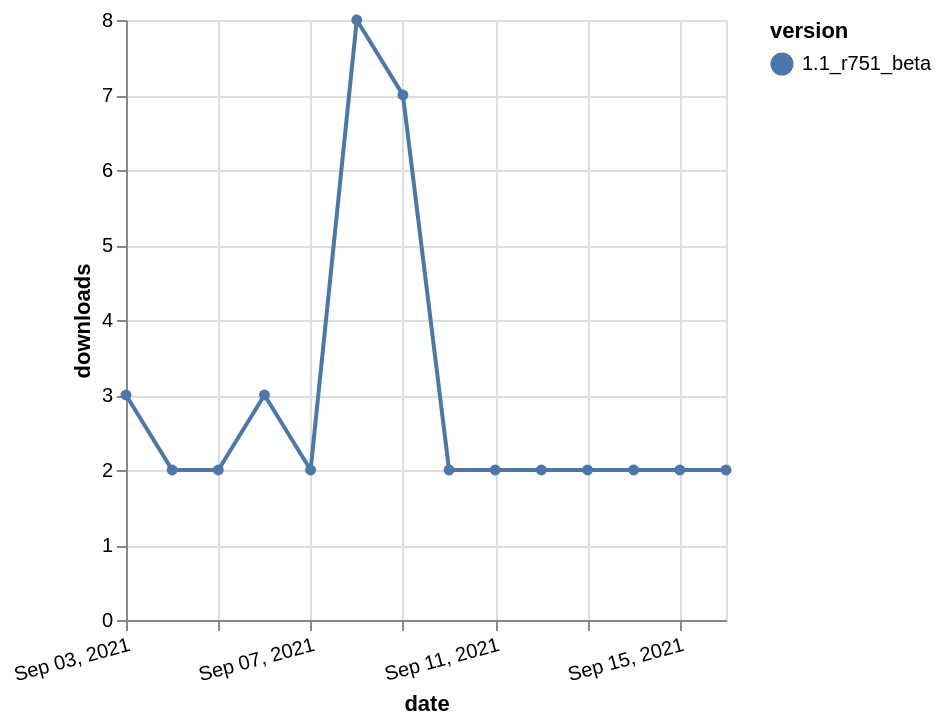

Write the Vega-Lite specification saved for this chart.
### Vega-Lite specification from a JSON file in a GitHub repository (floating-point values rounded to 4 significant figures)
{"$schema": "https://vega.github.io/schema/vega-lite/v5.json", "description": "A simple bar chart with embedded data.", "data": {"values": [{"date": "2021-09-03", "total": 4151, "delta": 3, "version": "1.1_r751_beta"}, {"date": "2021-09-04", "total": 4153, "delta": 2, "version": "1.1_r751_beta"}, {"date": "2021-09-05", "total": 4155, "delta": 2, "version": "1.1_r751_beta"}, {"date": "2021-09-06", "total": 4158, "delta": 3, "version": "1.1_r751_beta"}, {"date": "2021-09-07", "total": 4160, "delta": 2, "version": "1.1_r751_beta"}, {"date": "2021-09-08", "total": 4168, "delta": 8, "version": "1.1_r751_beta"}, {"date": "2021-09-09", "total": 4175, "delta": 7, "version": "1.1_r751_beta"}, {"date": "2021-09-10", "total": 4177, "delta": 2, "version": "1.1_r751_beta"}, {"date": "2021-09-11", "total": 4179, "delta": 2, "version": "1.1_r751_beta"}, {"date": "2021-09-12", "total": 4181, "delta": 2, "version": "1.1_r751_beta"}, {"date": "2021-09-13", "total": 4183, "delta": 2, "version": "1.1_r751_beta"}, {"date": "2021-09-14", "total": 4185, "delta": 2, "version": "1.1_r751_beta"}, {"date": "2021-09-15", "total": 4187, "delta": 2, "version": "1.1_r751_beta"}, {"date": "2021-09-16", "total": 4189, "delta": 2, "version": "1.1_r751_beta"}]}, "width": "container", "mark": {"type": "line", "point": {"filled": true}}, "encoding": {"x": {"field": "date", "type": "temporal", "timeUnit": "yearmonthdate", "title": "date", "axis": {"labelAngle": -15}}, "y": {"field": "delta", "type": "quantitative", "title": "downloads"}, "color": {"field": "version", "type": "nominal"}, "tooltip": {"field": "delta"}}}
